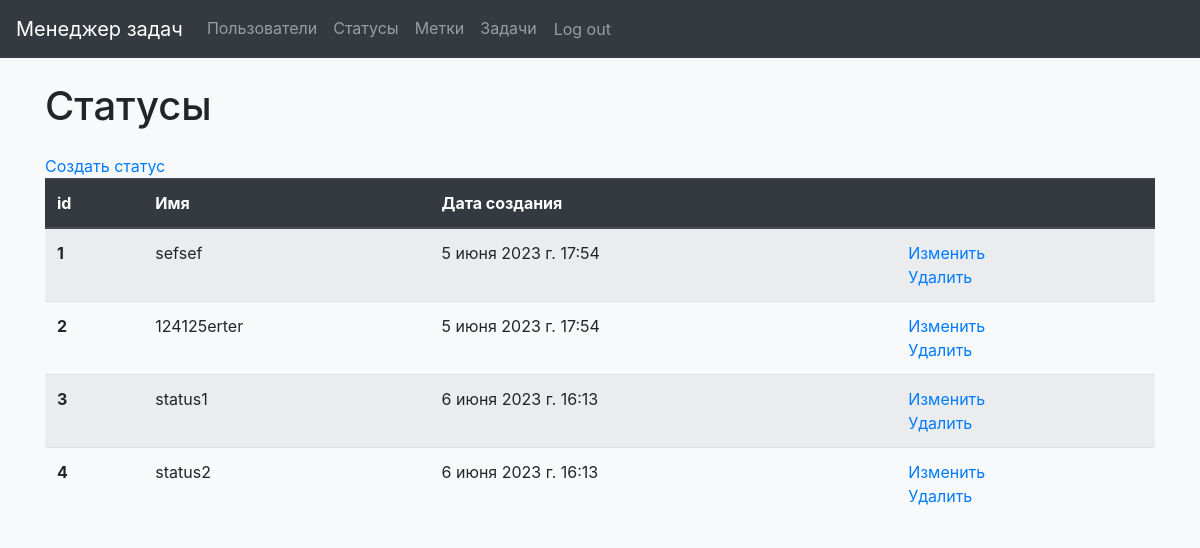
The page /statuses/ (signed in) on the database as committed earlier.
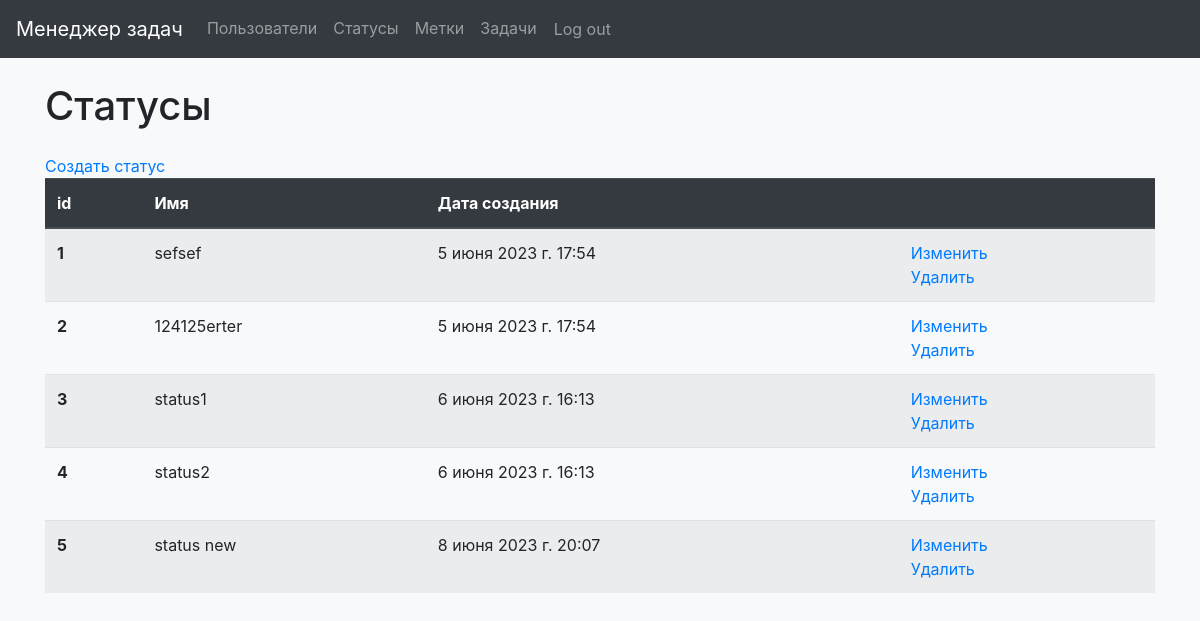
The same page on the database as committed later.
### task_manager/statuses/models.py (models this page shows, shortened)
class Status(models.Model):
    status_name = models.CharField(max_length=250, unique=True, verbose_name=gettext('Name'),
                                   error_messages={'unique': gettext("%(model_name)s with this name already exists.")})
    created_at = models.DateTimeField(auto_now_add=True)
    class Meta:
        verbose_name = gettext('Status')

### task_manager/statuses/views.py (the view)
# urls.py: path('', StatusesList.as_view(), name='statuses'),
class StatusesList(View):
    def get(self, request, *args, **kwargs):
        if request.user.is_authenticated:
            statuses = Status.objects.all()
            return render(request, 'statuses/statuses.html', context={
                "statuses": statuses,
            })
        messages.error(request, gettext('You are not authorized! Please sign in.'))
        return redirect('/login')

### task_manager/templates/statuses/statuses.html (shortened to what this page needs)
{% extends 'navbar.html' %}
{% load i18n %}
{% block content %}
<body class="bg-light">
  <div class="container wrapper flex-grow-1">
      <h1 class="my-4">{% trans 'Statuses' %}</h1>
      <a href="{% url 'create_status' %}">{% trans 'Create status' %}</a>
        <table class="table table-striped">
          <thead class="thead-dark">
            <tr>
              <th scope="col">id</th>
              <th scope="col">{% trans 'Name' %}</th>
              <th scope="col">{% trans 'Date of creation' %}</th>
              <th scope="col"> </th>
            </tr>
          </thead>
          <tbody>
          {% for status in statuses %}
            <tr>
              <th scope="row">{{ status.id }}</th>
              <td>{{ status.status_name }}</td>
              <td>{{ status.created_at }}</td>
              <td>
                <a href="{% url 'update_status' id=status.id%}">{% trans 'Update' %}</a>
                    <br>
                <a href="{% url 'delete_status' id=status.id%}">{% trans 'Delete' %}</a>
              </td>
            </tr>
          {% endfor %}
          </tbody>
        </table>
  </div>
</body>
{% endblock %}

Rows that differ between the two databases and show on the page:
added Status: id "5", status_name "status new", created_at "8 июня 2023 г. 20:07"
